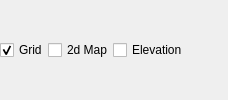
  <widget class="QDockWidget" name="dockWidget_occupancyGridView">
   <property name="windowTitle">
    <string>Occupancy Grid</string>
   </property>
   <attribute name="dockWidgetArea">
    <number>4</number>
   </attribute>
   <widget class="QWidget" name="dockWidgetContents_occupancyGrid">
    <layout class="QVBoxLayout" name="verticalLayout_14" stretch="1,0">
     <property name="spacing">
      <number>0</number>
     </property>
     <property name="leftMargin">
      <number>0</number>
     </property>
     <property name="topMargin">
      <number>0</number>
     </property>
     <property name="rightMargin">
      <number>0</number>
     </property>
     <property name="bottomMargin">
      <number>0</number>
     </property>
     <item>
      <layout class="QVBoxLayout" name="layout_occupancyGridView">
       <property name="spacing">
        <number>0</number>
       </property>
      </layout>
     </item>
     <item>
      <layout class="QHBoxLayout" name="horizontalLayout_8">
       <item>
        <widget class="QCheckBox" name="checkBox_grid_grid">
         <property name="text">
          <string>Grid</string>
         </property>
         <property name="checked">
          <bool>true</bool>
         </property>
        </widget>
       </item>
       <item>
        <widget class="QCheckBox" name="checkBox_grid_2d">
         <property name="text">
          <string>2d Map</string>
         </property>
         <property name="checked">
          <bool>false</bool>
         </property>
        </widget>
       </item>
       <item>
        <widget class="QCheckBox" name="checkBox_grid_elevation">
         <property name="toolTip">
          <string>Available if RTAB-Map is built with GridMap</string>
         </property>
         <property name="text">
          <string>Elevation</string>
         </property>
         <property name="checked">
          <bool>false</bool>
         </property>
         <property name="tristate">
          <bool>true</bool>
         </property>
        </widget>
       </item>
       <item>
        <spacer name="horizontalSpacer_5">
         <property name="orientation">
          <enum>Qt::Orientation::Horizontal</enum>
         </property>
         <property name="sizeHint" stdset="0">
          <size>
           <width>40</width>
           <height>20</height>
          </size>
         </property>
        </spacer>
       </item>
      </layout>
     </item>
    </layout>
   </widget>
  </widget>
